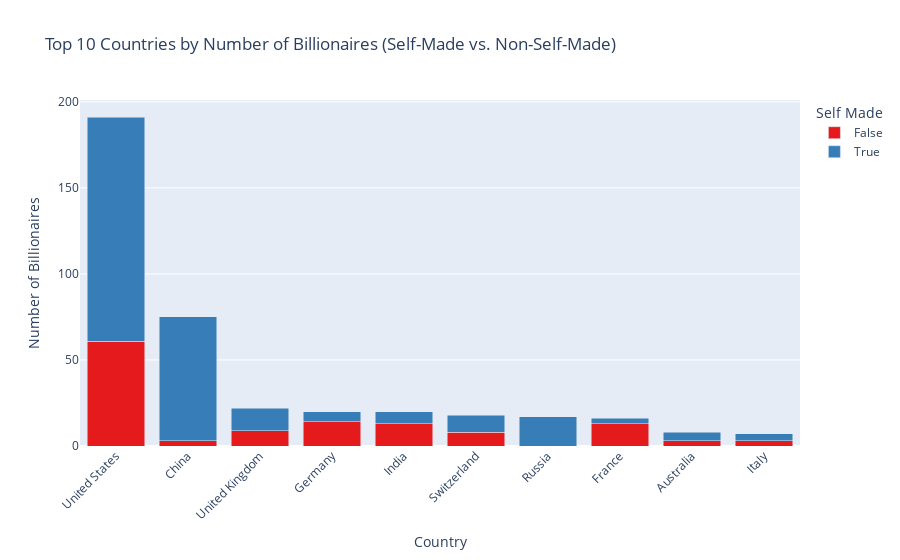

Notebook code cell kept with this figure:
### Code cell
fig = px.bar(
    top_10_countries_melted,
    x='Country',
    y='Number of Billionaires',
    color='Self Made',
    title='Top 10 Countries by Number of Billionaires (Self-Made vs. Non-Self-Made)',
    labels={'Number of Billionaires': 'Number of Billionaires'},
    color_discrete_sequence=px.colors.qualitative.Set1
)

fig.update_layout(
    xaxis_title='Country',
    yaxis_title='Number of Billionaires',
    xaxis_tickangle=-45,
    barmode='stack'
)

fig.show()

### Figure 1 — Plotly figure (JSON) as saved in the notebook; plotly's stock layout.template omitted (floating-point values rounded to 4 significant figures)
{"data": [{"alignmentgroup": "True", "hovertemplate": "Self Made=False<br>Country=%{x}<br>Number of Billionaires=%{y}<extra></extra>", "legendgroup": "False", "marker": {"color": "rgb(228,26,28)", "pattern": {"shape": ""}}, "name": "False", "offsetgroup": "False", "orientation": "v", "showlegend": true, "textposition": "auto", "type": "bar", "x": ["United States", "China", "United Kingdom", "Germany", "India", "Switzerland", "Russia", "France", "Australia", "Italy"], "xaxis": "x", "y": [61, 3, 9, 14, 13, 8, 0, 13, 3, 3], "yaxis": "y"}, {"alignmentgroup": "True", "hovertemplate": "Self Made=True<br>Country=%{x}<br>Number of Billionaires=%{y}<extra></extra>", "legendgroup": "True", "marker": {"color": "rgb(55,126,184)", "pattern": {"shape": ""}}, "name": "True", "offsetgroup": "True", "orientation": "v", "showlegend": true, "textposition": "auto", "type": "bar", "x": ["United States", "China", "United Kingdom", "Germany", "India", "Switzerland", "Russia", "France", "Australia", "Italy"], "xaxis": "x", "y": [130, 72, 13, 6, 7, 10, 17, 3, 5, 4], "yaxis": "y"}], "layout": {"barmode": "stack", "legend": {"title": {"text": "Self Made"}, "tracegroupgap": 0}, "title": {"text": "Top 10 Countries by Number of Billionaires (Self-Made vs. Non-Self-Made)"}, "xaxis": {"anchor": "y", "domain": [0, 1], "tickangle": -45, "title": {"text": "Country"}}, "yaxis": {"anchor": "x", "domain": [0, 1], "title": {"text": "Number of Billionaires"}}}}
